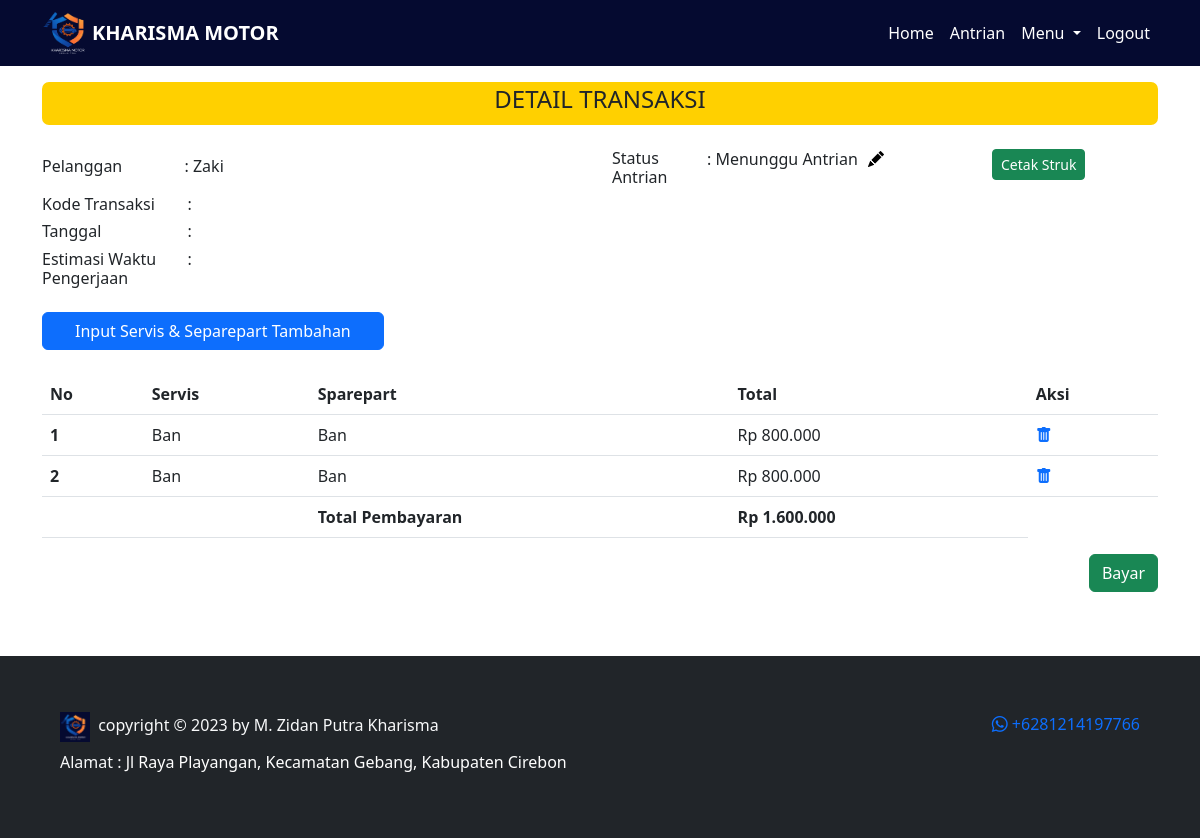
The app's page /kelola/detail_transaksi.php?id=2 (signed in), older data.
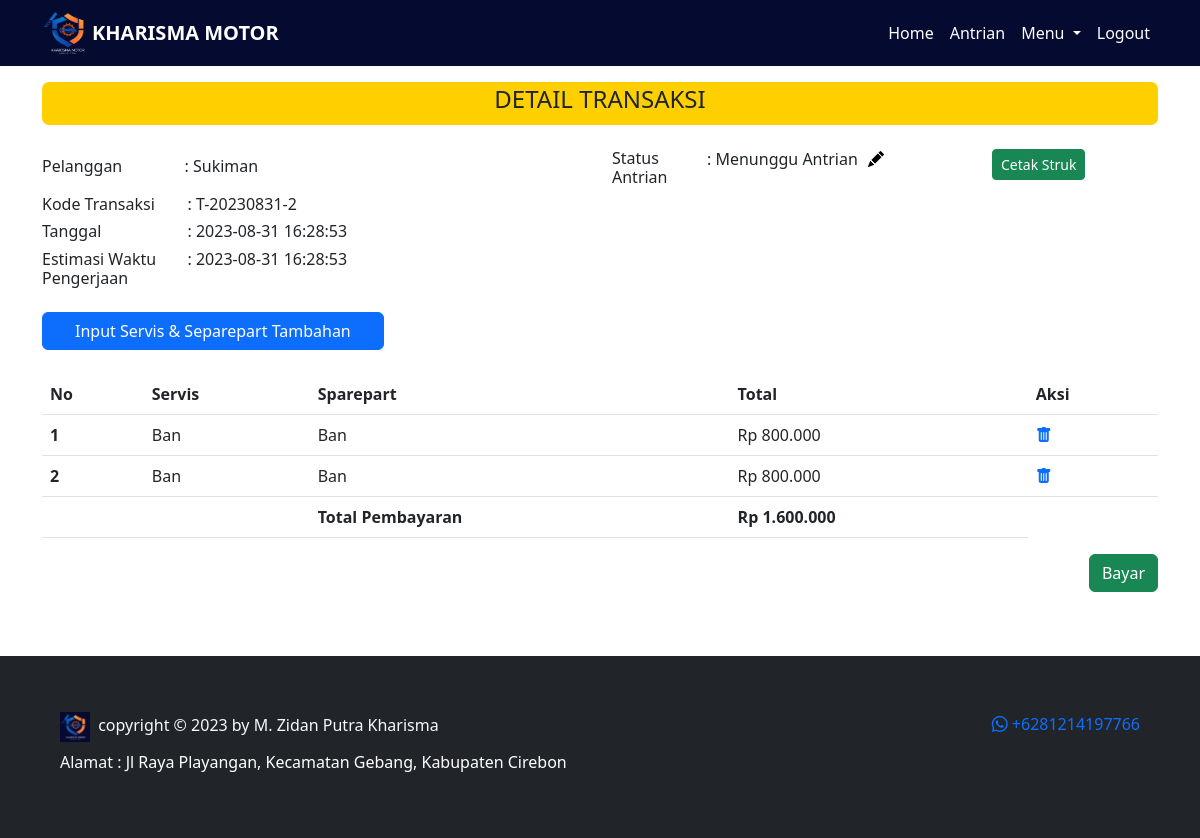
The same page, newer data.
### tables this page shows
CREATE TABLE `antrian` (
  `id_antrian` int(11) NOT NULL,
  `id_kendaraan` int(11) NOT NULL,
  `no_antrian` int(20) NOT NULL,
  `nama_pelanggan` varchar(100) NOT NULL,
  `no_hp` varchar(20) NOT NULL,
  `tanggal` timestamp NOT NULL DEFAULT current_timestamp() ON UPDATE current_timestamp(),
  `nopol` varchar(50) NOT NULL,
  `alamat` text NOT NULL,
  `status` varchar(50) NOT NULL
);

CREATE TABLE `transaksi` (
  `idtransaksi` int(11) NOT NULL,
  `idantrian` int(11) NOT NULL,
  `idkeluhan` int(11) DEFAULT NULL,
  `idsparepart` int(11) DEFAULT NULL,
  `kode_transaksi` varchar(50) NOT NULL,
  `tanggal` timestamp NOT NULL DEFAULT current_timestamp() ON UPDATE current_timestamp(),
  `status_transaksi` varchar(20) NOT NULL
);

### controller/function.php (called while the page is built, shortened)
<?php
$conn = mysqli_connect("localhost", "root", "", "kharisma_motor");
function query($query)
{
    global $conn;
    $result = mysqli_query($conn, $query);
    $rows = [];
    while ($row = mysqli_fetch_assoc($result)) {
        $rows[] = $row;
    }
    return $rows;
}
?>

### kelola/detail_transaksi.php (the view, shortened to what the changed rows need)
<?php
$idtransaksi = $_GET['id'];
$data_antrian = query("SELECT * FROM antrian WHERE id_antrian = '$idtransaksi'")[0];
$idantrian = $data_antrian['id_antrian'];
$data_transaksi = query("SELECT * FROM transaksi WHERE idantrian = '$idantrian'")[0];
?>
<!DOCTYPE html>
<html lang="en">
<head>
    <link href="https://cdn.jsdelivr.net/npm/bootstrap@5.3.0/dist/css/bootstrap.min.css" rel="stylesheet"
>
    <link rel="stylesheet" href="https://cdn.jsdelivr.net/npm/bootstrap-icons@1.10.5/font/bootstrap-icons.css">
    <link rel="stylesheet" href="../style.css">
</head>
<body>
    <div class="container">
        <div class="content py-3">
            <div class="konten py-4">
                <div class="row">
                    <div class="col-6 mt-2">
                        <div class="row">
                            <div class="col-5">
                                <h6>:
                                    <?= $data_antrian['nama_pelanggan']; ?>
                                </h6>
                            </div>
                        </div>
                    </div>
                </div>
                <div class="col-6">
                    <div class="row">
                        <div class="col-5">
                            <h6>:
                                <?= $data_transaksi['kode_transaksi']; ?>
                            </h6>
                        </div>
                    </div>
                </div>
                <div class="col-6">
                    <div class="row">
                        <div class="col-5">
                            <h6>:
                                <?= $data_transaksi['tanggal']; ?>
                            </h6>
                        </div>
                    </div>
                </div>
                <div class="col-6">
                    <div class="row">
                        <div class="col-5">
                            <h6>:
                                <?= $data_transaksi['tanggal']; ?>
                            </h6>
                        </div>
                    </div>
                </div>
            </div>
            <table class="table table-hover">
                <thead>
                    <tr>
                        <th>No</th>
                        <th>Servis</th>
                        <th>Sparepart</th>
                        <th>Total</th>
                        <th>Aksi</th>
                    </tr>
                </thead>
                <tbody>
                    <tr>
                        <th>1</th>
                    </tr>
                    <tr>
                        <th>2</th>
                    </tr>
                    <tr>
                        <th>Total Pembayaran</th>
                        <th>Rp 1.600.000</th>
                    </tr>
                </tbody>
            </table>
        </div>
    </div>
</body>
</html>

Row changes from the older to the newer data that the page shows:
changed antrian: nama_pelanggan "Zaki" → "Sukiman"
added transaksi: kode_transaksi "T-20230831-2", tanggal "2023-08-31 16:28:53"
